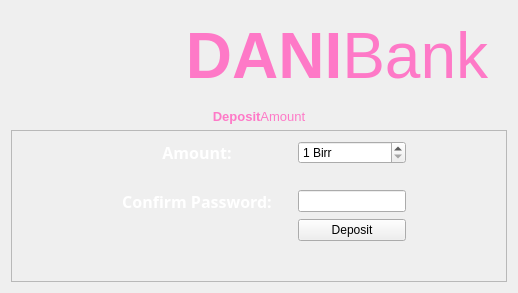
            <widget class="QWidget" name="depositPage">
             <layout class="QVBoxLayout" name="verticalLayout_8">
              <item>
               <widget class="QWidget" name="widget_5" native="true">
                <layout class="QHBoxLayout" name="horizontalLayout_9">
                 <item>
                  <widget class="QLabel" name="logo_8">
                   <property name="maximumSize">
                    <size>
                     <width>150</width>
                     <height>150</height>
                    </size>
                   </property>
                   <property name="text">
                    <string/>
                   </property>
                   <property name="pixmap">
                    <pixmap resource="resource.qrc">:/images/Dani Bank_small_light.png</pixmap>
                   </property>
                   <property name="scaledContents">
                    <bool>true</bool>
                   </property>
                   <property name="alignment">
                    <set>Qt::AlignLeading|Qt::AlignLeft|Qt::AlignVCenter</set>
                   </property>
                  </widget>
                 </item>
                 <item>
                  <widget class="QLabel" name="logoLabel_16">
                   <property name="font">
                    <font>
                     <family>Segoe UI</family>
                    </font>
                   </property>
                   <property name="styleSheet">
                    <string notr="true">color: rgb(254, 121, 199);
</string>
                   </property>
                   <property name="text">
                    <string>&lt;html&gt;&lt;head/&gt;&lt;body&gt;&lt;p align=&quot;center&quot;&gt;&lt;span style=&quot; font-size:48pt; font-weight:600;&quot;&gt;DANI&lt;/span&gt;&lt;span style=&quot; font-size:48pt;&quot;&gt;Bank&lt;/span&gt;&lt;/p&gt;&lt;/body&gt;&lt;/html&gt;</string>
                   </property>
                   <property name="alignment">
                    <set>Qt::AlignRight|Qt::AlignTrailing|Qt::AlignVCenter</set>
                   </property>
                  </widget>
                 </item>
                </layout>
               </widget>
              </item>
              <item>
               <widget class="QLabel" name="logoLabel_11">
                <property name="font">
                 <font>
                  <family>Segoe UI</family>
                 </font>
                </property>
                <property name="styleSheet">
                 <string notr="true">color: rgb(254, 121, 199);
</string>
                </property>
                <property name="text">
                 <string>&lt;html&gt;&lt;head/&gt;&lt;body&gt;&lt;p align=&quot;center&quot;&gt;&lt;span style=&quot; font-size:10pt; font-weight:600;&quot;&gt;Deposit&lt;/span&gt;&lt;span style=&quot; font-size:10pt;&quot;&gt;Amount&lt;/span&gt;&lt;/p&gt;&lt;/body&gt;&lt;/html&gt;</string>
                </property>
               </widget>
              </item>
              <item>
               <widget class="QFrame" name="depositFrame">
                <property name="sizePolicy">
                 <sizepolicy hsizetype="Preferred" vsizetype="Preferred">
                  <horstretch>0</horstretch>
                  <verstretch>50</verstretch>
                 </sizepolicy>
                </property>
                <property name="frameShape">
                 <enum>QFrame::StyledPanel</enum>
                </property>
                <property name="frameShadow">
                 <enum>QFrame::Raised</enum>
                </property>
                <layout class="QGridLayout" name="gridLayout_5">
                 <property name="leftMargin">
                  <number>0</number>
                 </property>
                 <property name="topMargin">
                  <number>0</number>
                 </property>
                 <property name="rightMargin">
                  <number>0</number>
                 </property>
                 <property name="bottomMargin">
                  <number>0</number>
                 </property>
                 <item row="5" column="1">
                  <widget class="QLabel" name="accountNumberLabel_19">
                   <property name="sizePolicy">
                    <sizepolicy hsizetype="Expanding" vsizetype="Expanding">
                     <horstretch>0</horstretch>
                     <verstretch>0</verstretch>
                    </sizepolicy>
                   </property>
                   <property name="font">
                    <font>
                     <family>Source Code Pro ExtraLight</family>
                    </font>
                   </property>
                   <property name="styleSheet">
                    <string notr="true">color: rgb(255, 255, 255);</string>
                   </property>
                   <property name="text">
                    <string>&lt;html&gt;&lt;head/&gt;&lt;body&gt;&lt;p align=&quot;center&quot;&gt;&lt;span style=&quot; font-size:12pt; font-weight:600;&quot;&gt;Confirm Password:&lt;/span&gt;&lt;/p&gt;&lt;/body&gt;&lt;/html&gt;</string>
                   </property>
                  </widget>
                 </item>
                 <item row="1" column="0">
                  <spacer name="horizontalSpacer_15">
                   <property name="orientation">
                    <enum>Qt::Horizontal</enum>
                   </property>
                   <property name="sizeType">
                    <enum>QSizePolicy::Expanding</enum>
                   </property>
                   <property name="sizeHint" stdset="0">
                    <size>
                     <width>110</width>
                     <height>20</height>
                    </size>
                   </property>
                  </spacer>
                 </item>
                 <item row="6" column="1">
                  <widget class="QLabel" name="errorDepositLabel">
                   <property name="styleSheet">
                    <string notr="true">color: white;</string>
                   </property>
                   <property name="text">
                    <string/>
                   </property>
                  </widget>
                 </item>
                 <item row="7" column="2">
                  <spacer name="verticalSpacer_13">
                   <property name="orientation">
                    <enum>Qt::Vertical</enum>
                   </property>
                   <property name="sizeHint" stdset="0">
                    <size>
                     <width>20</width>
                     <height>40</height>
                    </size>
                   </property>
                  </spacer>
                 </item>
                 <item row="6" column="3">
                  <widget class="QPushButton" name="depositDepositButton">
                   <property name="text">
                    <string>Deposit</string>
                   </property>
                   <property name="icon">
                    <iconset resource="resource.qrc">
                     <normaloff>:/icons/icons/arrow-down.svg</normaloff>:/icons/icons/arrow-down.svg</iconset>
                   </property>
                   <property name="iconSize">
                    <size>
                     <width>40</width>
                     <height>40</height>
                    </size>
                   </property>
                  </widget>
                 </item>
                 <item row="1" column="3">
                  <widget class="QSpinBox" name="depositAmountSpinBox">
                   <property name="suffix">
                    <string> Birr</string>
                   </property>
                   <property name="minimum">
                    <number>1</number>
                   </property>
                   <property name="maximum">
                    <number>1000000000</number>
                   </property>
                  </widget>
                 </item>
                 <item row="5" column="3">
                  <widget class="QLineEdit" name="depositConfirmPasswordLineEdit">
                   <property name="sizePolicy">
                    <sizepolicy hsizetype="MinimumExpanding" vsizetype="Fixed">
                     <horstretch>0</horstretch>
                     <verstretch>0</verstretch>
                    </sizepolicy>
                   </property>
                  </widget>
                 </item>
                 <item row="1" column="2">
                  <spacer name="horizontalSpacer_14">
                   <property name="orientation">
                    <enum>Qt::Horizontal</enum>
                   </property>
                   <property name="sizeType">
                    <enum>QSizePolicy::Preferred</enum>
                   </property>
                   <property name="sizeHint" stdset="0">
                    <size>
                     <width>20</width>
                     <height>20</height>
                    </size>
                   </property>
                  </spacer>
                 </item>
                 <item row="3" column="4">
                  <spacer name="horizontalSpacer_13">
                   <property name="orientation">
                    <enum>Qt::Horizontal</enum>
                   </property>
                   <property name="sizeType">
                    <enum>QSizePolicy::Expanding</enum>
                   </property>
                   <property name="sizeHint" stdset="0">
                    <size>
                     <width>100</width>
                     <height>20</height>
                    </size>
                   </property>
                  </spacer>
                 </item>
                 <item row="0" column="2">
                  <spacer name="verticalSpacer_14">
                   <property name="orientation">
                    <enum>Qt::Vertical</enum>
                   </property>
                   <property name="sizeHint" stdset="0">
                    <size>
                     <width>20</width>
                     <height>10</height>
                    </size>
                   </property>
                  </spacer>
                 </item>
                 <item row="1" column="1">
                  <widget class="QLabel" name="accountNumberLabel_21">
                   <property name="sizePolicy">
                    <sizepolicy hsizetype="Expanding" vsizetype="Expanding">
                     <horstretch>0</horstretch>
                     <verstretch>0</verstretch>
                    </sizepolicy>
                   </property>
                   <property name="font">
                    <font>
                     <family>Source Code Pro ExtraLight</family>
                    </font>
                   </property>
                   <property name="styleSheet">
                    <string notr="true">color: rgb(255, 255, 255);</string>
                   </property>
                   <property name="text">
                    <string>&lt;html&gt;&lt;head/&gt;&lt;body&gt;&lt;p align=&quot;center&quot;&gt;&lt;span style=&quot; font-size:12pt; font-weight:600;&quot;&gt;Amount:&lt;/span&gt;&lt;/p&gt;&lt;/body&gt;&lt;/html&gt;</string>
                   </property>
                  </widget>
                 </item>
                </layout>
               </widget>
              </item>
             </layout>
            </widget>
